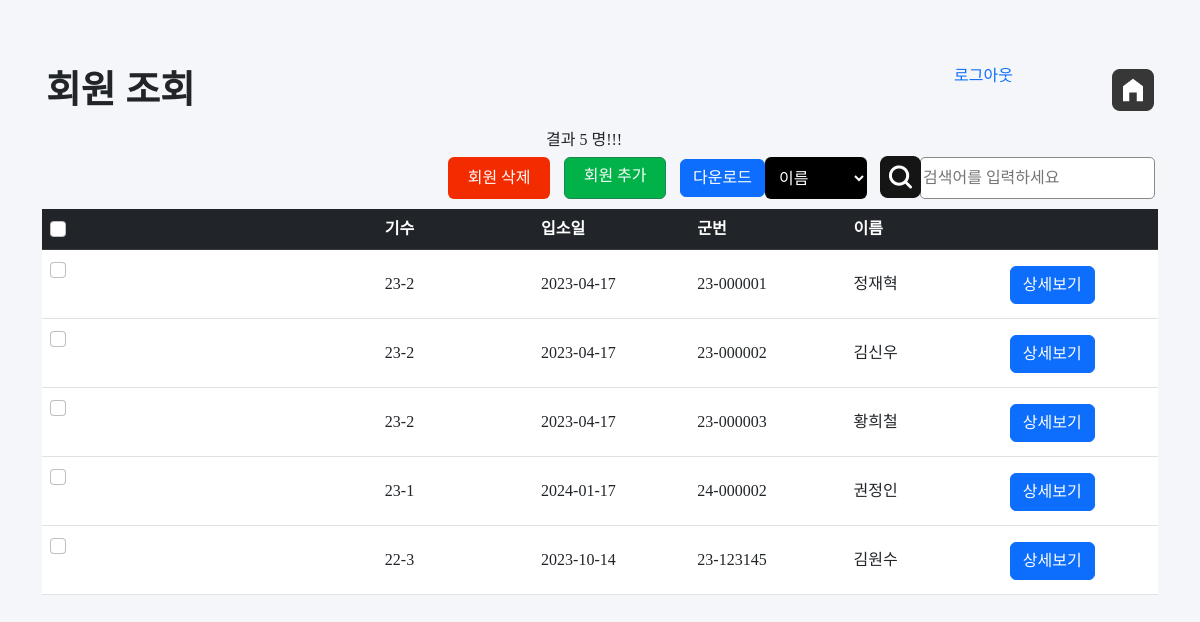
Before: /search.php (signed in) with the older database file.
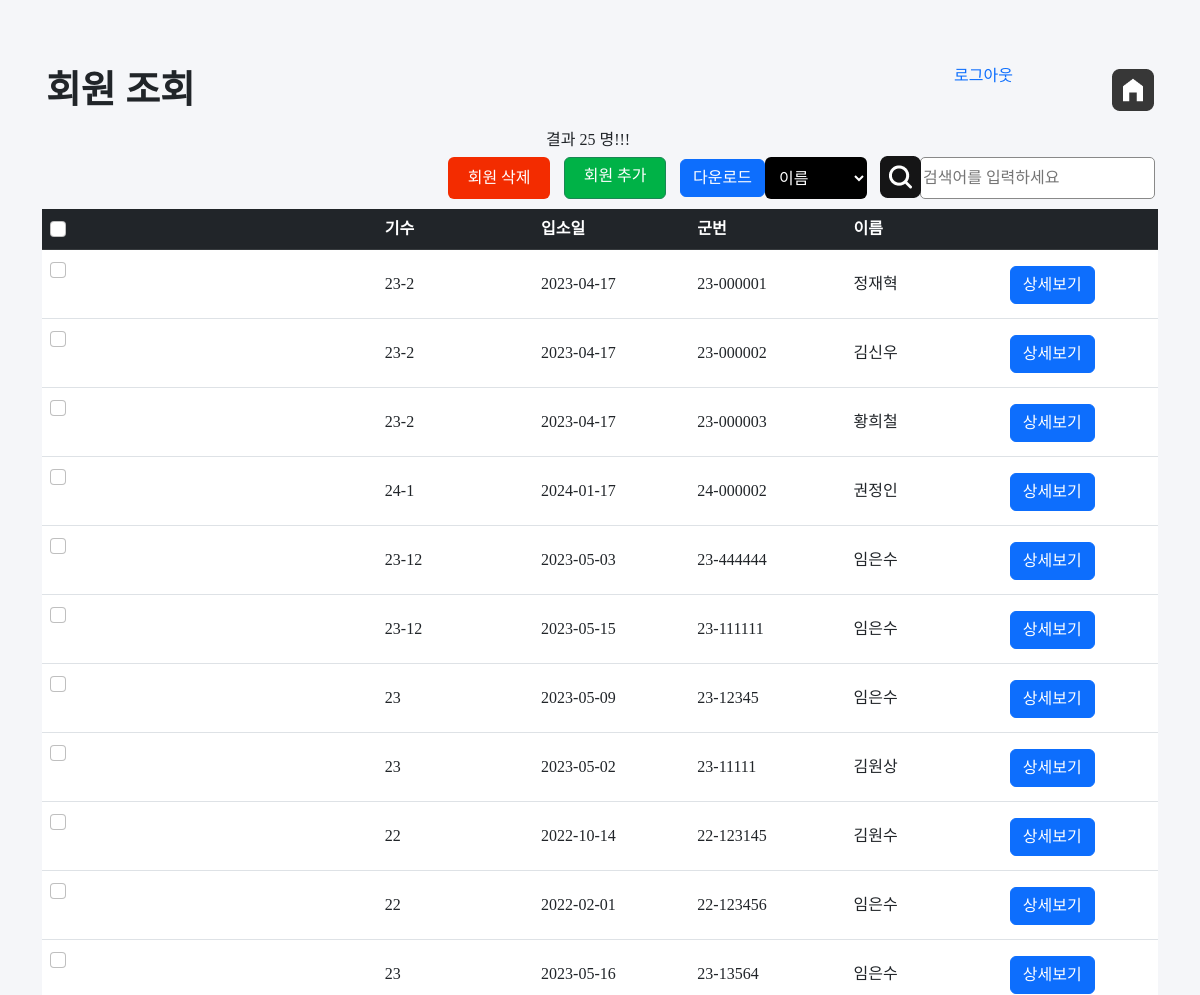
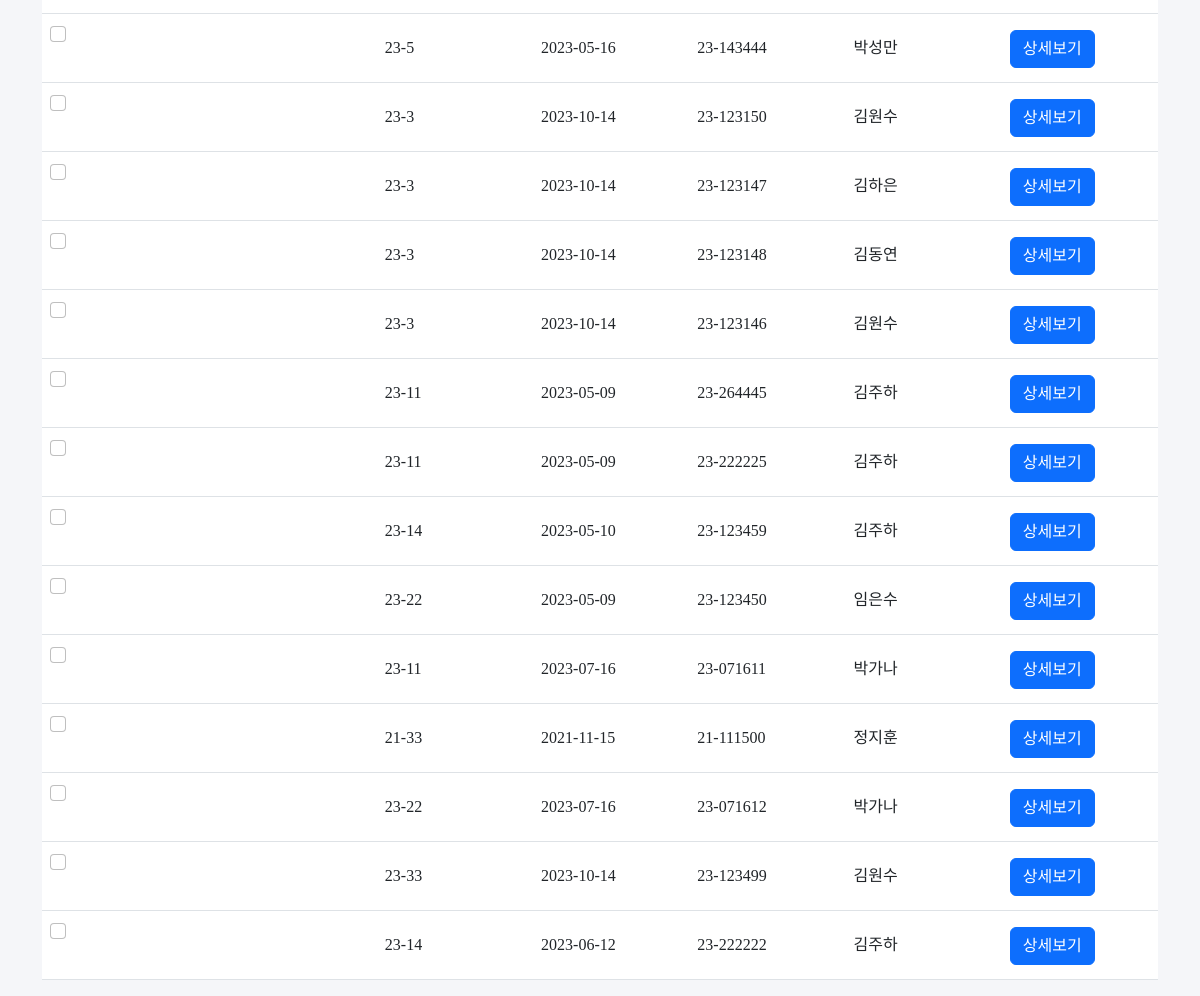
After: the same page with the newer database file (2 pictures, top to bottom).
### tables this page shows
CREATE TABLE `member` (
  `id` int(11) NOT NULL,
  `num` varchar(10) NOT NULL,
  `class` varchar(10) NOT NULL,
  `date` date NOT NULL,
  `memID` varchar(20) NOT NULL,
  `name` varchar(20) NOT NULL,
  `password` varchar(20) NOT NULL
);

### search.php (the view, shortened to what this page needs)
<?php
if(!isset($_SESSION["login"]))
{
    header('location: index.php');
}
else{
?>
<!DOCTYPE html>
<html lang="en">
<head>
    <link rel="stylesheet" href="style.css">
    <link rel="stylesheet" href="src/bootstrap.min.css">
    <link rel="stylesheet" href="src/style.css">
    <link rel="stylesheet" href="https://cdnjs.cloudflare.com/ajax/libs/font-awesome/4.7.0/css/font-awesome.min.css">
</head>
<body>
<div class="container p-3 mt-5">
        <h2>회원 조회</h2>
        <div id="top-right">
            <div id="btnlogout">
                <a href="logout.php">로그아웃</a>
                <a id="home" href="list.php">
                    <img src="imgs/home.png">
                </a>
            </div>
        </div>
    </div>
    <div class="container mt-3 p-3">
        <div id="right">
            <button type="button" id="btndelete" class="btn" onclick="checkCheckbox()">회원 삭제</button>
            <a href="add.php" type="button" id="btnadd" class="btn btn-success">회원 추가 </a>
            <a href="export.php" class="btn btn-primary">다운로드</a>
            <form action="search.php" method="post">
                <select name="searchoption" id="searchoption">
                    <option value ="name">이름</option>
                </select>
                <input type="text" id="txtSearch" placeholder="검색어를 입력하세요" name="txtsearch" >
                <button id="btnSearch" type="submit"><img src="imgs/search.png"></button>
            </form>
        </div>
    </div>
    <div class="container" >
    <?php
    require 'config.php';
                    if((!isset($_POST["searchoption"])||$_POST["searchoption"]=="")&&(!isset($_POST["txtsearch"]) ||$_POST["txtsearch"]==""))
                    {
                        $sql = "SELECT * FROM member";
                    }
                $result = $conn->query($sql);
                $num = $result->num_rows;
                echo "결과 ".$num." 명!!!";
            ?>
    </div>
    <div class="container">
        <table class="table">
        <form method="get" action="delete.php" name="listmember">
            <thead class="table-dark">
            <tr>
                <th ><input class="form-check-input" type="checkbox" id="myCheck" onclick="checkall()"></th>
                <th class="listcol">기수</th>
                <th class="listcol">입소일</th>
                <th class="listcol">군번</th>
                <th class="listcol">이름</th>
                <th class="listcol">&nbsp;</th>
            </tr>
            </thead>
            <tbody>
            <?php
                if ($result->num_rows > 0) {
                    $num=0;
                    while($row = $result->fetch_assoc()) {
                    $memberID = $row['id'];
            ?>
            <tr>
                <td><input class="form-check-input" type="checkbox" id="myCheck<?php  echo $num;?>" name="mem[]" value="<?php echo $row['id'];?>"></td>
                <td><?php echo $row['num']; ?></td>
                <td><?php echo $row['date']; ?></td>
                <td><?php echo $row['memID']; ?></td>
                <td><?php echo $row['name']; ?></td>
                <td><a href="view.php?memID=<?php echo $memberID ?>" class="btn btn-primary" >상세보기</a></td>
            </tr>
            <?php
                $num+=1;
            }
            } else {
            }
            ?>
            </tbody>
            </form>
        </table>
    </div>
</body>
</html>
<?php
}
?>

### jangseong/src/style.css (style rules this page uses)
* { margin: 0; }
body { background:#F5F6F9; font-family: 'Pretendard'; line-height: 24px !important; font-size: 16px !important; }
h2 { width: 500px; float: left; font-size: 37.9px; font-weight: 700; line-height: 53.06px; font-family: 'Pretendard'; padding-bottom: 32px; }
#home { float: right; margin-top: 5px; }
#home img { width: 42px; }
button { font-size: 16px !important; line-height: 150%; margin: 0px; }
#right { float: right; margin-bottom: 10px; }
#top-right { width: 200px; float:right; }
#btndelete { background:#F32C00; color: #fff; width: 102px; height: 42px; margin-right: 10px; }
#btnadd { background:#00B247; width: 102px; height: 42px; margin-right: 10px; }
#btnSearch { border:0px; background:none; cursor: pointer; height: 40px; width: 40px; float:right; }
#btnSearch img { width: 41px; height: 42; position: relative; top: -2px; left: -5px; }
#right form { float: right; }
#searchoption { background:#000; width: 102px; height: 42px; border-radius: 6px; float: left; margin-right: 12px; }
#txtSearch { width: 235px; height: 42px; border: 1px #898989 solid ; float: right; border-radius: 5px; position: relative; left: 1px; }
#right form select { color:#fff; border:0px; height: 42px; padding:0px 10px; }
tbody tr { line-height: 52px; }
a { text-decoration: none; }
tr { background: #fff; }
.listcol { width: 14%; }

Changed rows visible on the page:
removed member: num "22-3", date "2023-10-14", memID "23-123145", name "김원수"
changed member "권정인": num "23-1" → "24-1"
added member: num "23-12", date "2023-05-03", memID "23-444444", name "임은수"
added member: num "23-12", date "2023-05-15", memID "23-111111", name "임은수"
added member: num "23", date "2023-05-09", memID "23-12345", name "임은수"
added member: num "23", date "2023-05-02", memID "23-11111", name "김원상"
added member: num "22", date "2022-10-14", memID "22-123145", name "김원수"
added member: num "22", date "2022-02-01", memID "22-123456", name "임은수"
added member: num "23", date "2023-05-16", memID "23-13564", name "임은수"
added member: num "23-5", date "2023-05-16", memID "23-143444", name "박성만"
added member: num "23-3", date "2023-10-14", memID "23-123150", name "김원수"
added member: num "23-3", date "2023-10-14", memID "23-123147", name "김하은"
added member: num "23-3", date "2023-10-14", memID "23-123148", name "김동연"
added member: num "23-3", date "2023-10-14", memID "23-123146", name "김원수"
added member: num "23-11", date "2023-05-09", memID "23-264445", name "김주하"
added member: num "23-11", date "2023-05-09", memID "23-222225", name "김주하"
added member: num "23-14", date "2023-05-10", memID "23-123459", name "김주하"
added member: num "23-22", date "2023-05-09", memID "23-123450", name "임은수"
added member: num "23-11", date "2023-07-16", memID "23-071611", name "박가나"
added member: num "21-33", date "2021-11-15", memID "21-111500", name "정지훈"
added member: num "23-22", date "2023-07-16", memID "23-071612", name "박가나"
added member: num "23-33", date "2023-10-14", memID "23-123499", name "김원수"
added member: num "23-14", date "2023-06-12", memID "23-222222", name "김주하"
Other visible differences:
$num: "5" → "25"
